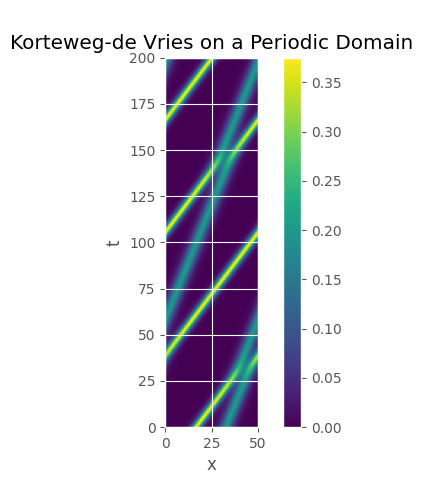

Here is the Python script that generated this plot:
import pickle

import matplotlib.pyplot as plt
import numpy as np
from scipy.fftpack import diff as psdiff
from scipy.integrate import odeint

import CONFIG
plt.style.use('ggplot')


def kdv_exact(x, c):
    """Profile of the exact solution to the KdV for a single soliton on the real line."""
    u = 0.5*c*np.cosh(0.5*np.sqrt(c)*x)**(-2)
    return u


def kdv(u, t, L):
    """Differential equations for the KdV equation, discretized in x."""
    # Compute the x derivatives using the pseudo-spectral method.
    ux = psdiff(u, period=L)
    uxxx = psdiff(u, period=L, order=3)

    # Compute du/dt.
    dudt = -6*u*ux - uxxx

    return dudt


def kdv_solution(u0, t, L):
    """Use odeint to solve the KdV equation on a periodic domain.

    `u0` is initial condition, `t` is the array of time values at which
    the solution is to be computed, and `L` is the length of the periodic
    domain."""

    sol = odeint(kdv, u0, t, args=(L,), mxstep=5000)
    return sol


L = 50.0
N = 64
dx = L / (N - 1.0)
x = np.linspace(0, (1-1.0/N)*L, N)

# Set the initial conditions.
# Not exact for two solitons on a periodic domain, but close enough...
u0 = kdv_exact(x-0.33*L, 0.75) + kdv_exact(x-0.65*L, 0.4)

# Set the time sample grid.
T = 200
t = np.linspace(0, T, 501)

print("Computing the solution.")
sol = kdv_solution(u0, t, L)

filepath = __file__.replace('.py', '.pkl')
print('dumping data to {}'.format(filepath))
pickle.dump({'x': x, 't': t, 'sol': sol},
            open('{}/{}'.format(CONFIG.DATA_DIR, filepath), 'wb'))

# plt.figure(figsize=(12, 8))
plt.imshow(sol[::-1, :], extent=[0, L, 0, T])
plt.colorbar()
plt.xlabel('x')
plt.ylabel('t')
plt.title('Korteweg-de Vries on a Periodic Domain')
# plt.tight_layout()
plt.savefig(filepath.replace('.pkl', '.png'))
plt.show()
